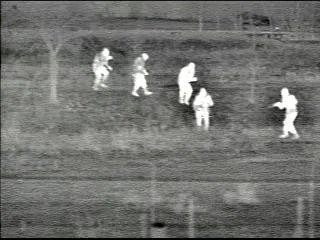
#> input picture data/samples/1.jpg, 320 x 240 px
$ python -i classical_detector.py   (imports and definitions only)
#> lines starting #> are read from the running program, lines starting #| are printed output that depends on the picture; after the words box and inside, x2 and y2 are one past the last pixel; in counts of white or black regions, pixels touching at a corner belong together
"""
Klasik görüntü işleme ile "insan olabilecek bölge" adaylarının tespiti.

Yapay zekâ / makine öğrenmesi / hazır eğitilmiş model KULLANILMAZ; ağdan model indirilmez.
Çıktı, insan olabilecek bölgelerdir; kesin "kişi" sınıflandırması DEĞİLDİR.

Kullanılan teknikler (hepsi klasik):
  1. Gürültü azaltma          : Non-local means + Gauss filtresi
  2. Yerel sıcaklık kontrastı : görüntü - büyük ölçekli arka plan (Gauss)
  3. Eşikleme                 : kontrast dağılımına göre uyarlamalı, çok seviyeli eşik
  4. Morfolojik işlemler      : açma (benek temizleme) + dikey kapama (gövde parçalarını birleştirme)
  5. Bağlı bileşen / kontur   : bölge istatistikleri
  6. Geometrik analiz         : yükseklik, en/boy oranı, doluluk, figür-zemin kontrastı
  7. Yan yana kişileri ayırma : dikey izdüşüm profili
  8. Parça birleştirme        : üst üste duran baş/gövde/bacak parçalarını tek adayda toplama
  9. Arayüz grafiği eleme     : renk skalası, metin ve simge gibi saf siyah+beyaz bölgeler

Bilinen sınırlar (bkz. README): hayvanlar, sıcak nesneler ve yoğun kalabalıklar ayırt edilemez;
parametreler az sayıda görüntüde ayarlanmıştır ve etiketli veriyle doğrulanmalıdır.
"""

from typing import Any, Dict, List, Tuple

import cv2
import numpy as np


# --------------------------------------------------------------------------
# Ayarlar
# --------------------------------------------------------------------------
PARAMS = {
    "denoise_h": 8,            # non-local means gücü
    "bg_sigma_ratio": 0.035,   # arka plan Gauss sigma'sı = bu oran * görüntü yüksekliği (+ min 8)
    "thresh_std_k": 0.9,       # eşik = k * kontrast std'si
    "thresh_min": 12.0,        # eşiğin alt sınırı
    "min_h_ratio": 0.05,       # kişi yüksekliği alt sınırı (görüntü yüksekliği oranı)
    "max_h_ratio": 0.85,       # kişi yüksekliği üst sınırı (yakın plan çekimler için geniş)
    "min_aspect": 1.3,         # yükseklik / genişlik alt sınırı
    "max_aspect": 4.2,
    "min_extent": 0.25,        # alan / kutu alanı alt sınırı
    "max_extent": 0.88,        # tam dikdörtgen (renk skalası, arayüz kutuları) insan değildir
    "min_area": 60,            # piksel
    "split_aspect": 1.8,       # bundan "tombul" kutular birden çok kişi olabilir -> ayırmayı dene
    "n_levels": 8,             # çok seviyeli eşikleme: kaç farklı eşik denenecek
    "level_span": 3.5,         # en yüksek eşik = en düşük eşik * bu çarpan
    "contain_thr": 0.6,        # küçük kutunun bu oranı büyük kutunun içindeyse tekrar sayılır
    "close_ratios": (0.04, 0.12),  # dikey kapama boyları (görüntü yüksekliği oranı)
    "height_ref": 0.17,        # skor: bu yükseklik oranında tam puan (parça/küçük kutuları geri plana atar)
    "w_aspect": 0.25, "w_extent": 0.10, "w_contrast": 0.20, "w_height": 0.20, "w_ring": 0.25,
    "min_score": 0.85,         # bu skorun altındaki adaylar insan sayılmaz
    "ring_ref": 35.0,          # figür-zemin parlaklık farkının tam puan aldığı değer
    "contrast_ref": 45.0,
    "border_strip": 0.06,      # üst/alt şerit: zaman damgası, simge gibi arayüz öğeleri
    "merge_xoverlap": 0.3,     # üst üste duran parçaların yatay örtüşme oranı
    "merge_gap": 0.4,          # parçalar arası dikey boşluk (yükseklik oranı)
    "merge_max_width": 1.6,    # birleşik kutu, en geniş parçanın bu katından geniş olamaz      # skor için: bölge içi ortalama kontrastın tam puan aldığı değer
}


class ClassicalPersonDetector:
    def __init__(self, params: Dict[str, float] = None):
        self.p = dict(PARAMS)
        if params:
            self.p.update(params)

    # ---------------- 1-3: ön işleme, kontrast, eşik ----------------
    def preprocess(self, gray: np.ndarray) -> np.ndarray:
        p = self.p
        d = cv2.fastNlMeansDenoising(gray, None, h=p["denoise_h"],
                                     templateWindowSize=5, searchWindowSize=15)
        return cv2.GaussianBlur(d, (3, 3), 0)

    def contrast_map(self, denoised: np.ndarray) -> np.ndarray:
        h = denoised.shape[0]
        sigma = max(8.0, self.p["bg_sigma_ratio"] * h)
        f = denoised.astype(np.float32)
        return f - cv2.GaussianBlur(f, (0, 0), sigma)

    def base_threshold(self, contrast: np.ndarray) -> float:
        return max(self.p["thresh_min"], self.p["thresh_std_k"] * float(np.std(contrast)))

    def binarize(self, contrast: np.ndarray, thr: float = None, close_ratio: float = None) -> np.ndarray:
        p = self.p
        if thr is None:
            thr = self.base_threshold(contrast)
        mask = (contrast > thr).astype(np.uint8) * 255

        # 4: morfoloji
        mask = cv2.morphologyEx(mask, cv2.MORPH_OPEN,
                                cv2.getStructuringElement(cv2.MORPH_ELLIPSE, (3, 3)))
        h = mask.shape[0]
        kh = max(9, int(h * (close_ratio or 0.04))) | 1   # dikey kapama: gövde/bacak parçalarını bağlar
        kw = max(3, int(h * 0.008)) | 1
        mask = cv2.morphologyEx(mask, cv2.MORPH_CLOSE,
                                cv2.getStructuringElement(cv2.MORPH_RECT, (kw, kh)))
        return mask

    # ---------------- 7: yan yana kişileri ayırma ----------------
    @staticmethod
    def _split_columns(mask_roi: np.ndarray, min_w: int) -> List[Tuple[int, int]]:
        """Dikey izdüşüm profilindeki çukurlardan keserek (x0, x1) aralıkları döndürür."""
        prof = (mask_roi > 0).sum(axis=0).astype(np.float32)
        prof = cv2.GaussianBlur(prof.reshape(1, -1), (0, 0), max(1.0, len(prof) * 0.04)).ravel()
        if prof.max() <= 0:
            return [(0, len(prof))]

        cuts = []
        for x in range(min_w, len(prof) - min_w):
            if prof[x] <= prof[x - 1] and prof[x] < prof[x + 1] and prof[x] < 0.55 * prof.max():
                # iki yanında da belirgin tepe olmalı
                left, right = prof[:x].max(), prof[x + 1:].max()
                if left > 1.6 * prof[x] and right > 1.6 * prof[x]:
                    cuts.append(x)
        bounds = [0] + cuts + [len(prof)]
        segs = [(a, b) for a, b in zip(bounds[:-1], bounds[1:]) if b - a >= min_w]
        return segs or [(0, len(prof))]

    # ---------------- 5-6: bileşenler ve geometrik analiz ----------------
    def detect(self, gray: np.ndarray) -> List[Dict[str, Any]]:
        """8-bit tek kanallı (uint8, 2B) görüntüde aday bölgeleri döndürür."""
        if gray.ndim != 2 or gray.dtype != np.uint8:
            raise ValueError("ClassicalPersonDetector.detect() 8-bit tek kanallı görüntü bekler")
        H, W = gray.shape
        den = self.preprocess(gray)
        contrast = self.contrast_map(den)
        t0 = self.base_threshold(contrast)
        self._den = den.astype(np.float32)
        self._gray = gray

        candidates: List[Dict[str, Any]] = []
        for thr in np.linspace(t0, t0 * self.p["level_span"], int(self.p["n_levels"])):
            for cr in self.p["close_ratios"]:
                mask = self.binarize(contrast, float(thr), cr)
                candidates += self._filter_components(mask, contrast, H, W)

        return self._merge_stacked(self._select(candidates), H)

    def _filter_components(self, mask, contrast, H, W) -> List[Dict[str, Any]]:
        p = self.p
        n, labels, stats, _ = cv2.connectedComponentsWithStats(mask, connectivity=8)
        boxes: List[Dict[str, Any]] = []

        for i in range(1, n):
            x, y, w, h, area = stats[i]
            if area < p["min_area"]:
                continue
            blob = (labels[y:y + h, x:x + w] == i).astype(np.uint8) * 255

            # Tombul (geniş) bölge: yan yana kişiler olabilir -> ayır
            parts = [(0, w)]
            if h / max(w, 1) < p["split_aspect"] and w > 0.25 * h:
                parts = self._split_columns(blob, min_w=max(6, int(0.18 * h)))

            for x0, x1 in parts:
                sub = blob[:, x0:x1]
                ys, xs = np.nonzero(sub)
                if len(ys) < p["min_area"]:
                    continue
                by0, by1 = ys.min(), ys.max() + 1
                bx0, bx1 = xs.min(), xs.max() + 1
                bw, bh = bx1 - bx0, by1 - by0
                gx, gy = x + x0 + bx0, y + by0
                box = self._score_box(sub[by0:by1, bx0:bx1], contrast[gy:gy + bh, gx:gx + bw],
                                      gx, gy, bw, bh, H, W)
                if box:
                    boxes.append(box)
        return boxes

    def _select(self, cands):
        """Aynı kişiyi temsil eden iç içe/çakışan adaylardan en iyi skorluyu seç."""
        cands = sorted((b for b in cands if b["score"] >= self.p["min_score"]),
                       key=lambda b: b["score"], reverse=True)
        kept = []
        for b in cands:
            if all(self._iou(b, k) < 0.3 and self._contained(b, k) < self.p["contain_thr"]
                   and self._contained(k, b) < self.p["contain_thr"] for k in kept):
                kept.append(b)
        return kept

    # ---------------- parçalanmış kişileri birleştirme ----------------
    def _merge_stacked(self, boxes, H):
        """Üst üste duran parçaları (baş-gövde / gövde-bacak) tek kişide birleştirir."""
        p = self.p
        boxes = [dict(b) for b in boxes]
        changed = True
        while changed:
            changed = False
            for i in range(len(boxes)):
                for j in range(i + 1, len(boxes)):
                    a, b = boxes[i], boxes[j]
                    ox = min(a["x"] + a["w"], b["x"] + b["w"]) - max(a["x"], b["x"])
                    if ox / float(min(a["w"], b["w"])) < p["merge_xoverlap"]:
                        continue
                    gap = max(a["y"], b["y"]) - min(a["y"] + a["h"], b["y"] + b["h"])
                    if gap > p["merge_gap"] * max(a["h"], b["h"]):
                        continue
                    x0, y0 = min(a["x"], b["x"]), min(a["y"], b["y"])
                    x1 = max(a["x"] + a["w"], b["x"] + b["w"])
                    y1 = max(a["y"] + a["h"], b["y"] + b["h"])
                    w, h = x1 - x0, y1 - y0
                    if w > p["merge_max_width"] * max(a["w"], b["w"]):
                        continue
                    if not (p["min_aspect"] <= h / float(w) <= p["max_aspect"]) or h > p["max_h_ratio"] * H:
                        continue
                    boxes[i] = {"x": int(x0), "y": int(y0), "w": int(w), "h": int(h),
                                "score": max(a["score"], b["score"])}
                    del boxes[j]
                    changed = True
                    break
                if changed:
                    break
        return sorted(boxes, key=lambda b: b["score"], reverse=True)

    @staticmethod
    def _contained(a, b) -> float:
        """a'nın alanının ne kadarı b'nin içinde."""
        iw = min(a["x"] + a["w"], b["x"] + b["w"]) - max(a["x"], b["x"])
        ih = min(a["y"] + a["h"], b["y"] + b["h"]) - max(a["y"], b["y"])
        if iw <= 0 or ih <= 0:
            return 0.0
        return iw * ih / float(a["w"] * a["h"])

    def _score_box(self, sub, crop_contrast, x, y, w, h, H, W):
        p = self.p
        if h < p["min_h_ratio"] * H or h > p["max_h_ratio"] * H:
            return None
        if y <= 1 or w < 8:          # üst kenara değen şeritler: direk/bina/ağaç
            return None
        strip = p["border_strip"] * H
        if y + h <= strip or y >= H - strip:   # yalnızca üst/alt şeritte: arayüz öğesi
            return None
        box = self._gray[y:y + h, x:x + w]
        if (box <= 3).mean() > 0.15 and (box >= 250).mean() > 0.02:
            return None   # saf siyah + saf beyaz: renk skalası / metin / simge gibi arayüz grafiği
        aspect = h / max(w, 1)
        if not (p["min_aspect"] <= aspect <= p["max_aspect"]):
            return None
        extent = float((sub > 0).sum()) / (w * h)
        if not (p["min_extent"] <= extent <= p["max_extent"]):
            return None

        # Geometri skoru (0-1): en/boy oranı insana yakın mı, doluluk uygun mu
        aspect_score = max(0.0, 1.0 - abs(aspect - 2.6) / 2.6)
        extent_score = max(0.0, 1.0 - abs(extent - 0.55) / 0.55)
        inside = crop_contrast[sub > 0]
        contrast_score = float(min(1.0, max(0.0, inside.mean() / p["contrast_ref"]))) if inside.size else 0.0
        height_score = min(1.0, h / (p["height_ref"] * H))

        # Figür-zemin: kutu içi parlaklık - çevre halkası parlaklığı
        den = self._den
        px, py = max(6, int(0.35 * w)), max(4, int(0.08 * h))
        X0, X1, Y0, Y1 = max(0, x - px), min(W, x + w + px), max(0, y - py), min(H, y + h + py)
        region = den[Y0:Y1, X0:X1]
        ring = np.ones(region.shape, bool)
        ring[y - Y0:y - Y0 + h, x - X0:x - X0 + w] = False
        inner = den[y:y + h, x:x + w][sub > 0]
        ring_score = 0.0
        if inner.size and ring.any():
            ring_score = float(min(1.0, max(0.0, (inner.mean() - region[ring].mean()) / p["ring_ref"])))

        score = round(p["w_aspect"] * aspect_score + p["w_extent"] * extent_score
                      + p["w_contrast"] * contrast_score + p["w_height"] * height_score
                      + p["w_ring"] * ring_score, 3)
        return {"x": int(x), "y": int(y), "w": int(w), "h": int(h), "score": float(score)}

    @staticmethod
    def _iou(a, b) -> float:
        ax2, ay2, bx2, by2 = a["x"] + a["w"], a["y"] + a["h"], b["x"] + b["w"], b["y"] + b["h"]
        iw = min(ax2, bx2) - max(a["x"], b["x"])
        ih = min(ay2, by2) - max(a["y"], b["y"])
        if iw <= 0 or ih <= 0:
            return 0.0
        inter = iw * ih
        return inter / float(a["w"] * a["h"] + b["w"] * b["h"] - inter)

>>> import cv2
>>> picture = cv2.imread('../../../data/samples/1.jpg', cv2.IMREAD_GRAYSCALE)
>>> result = ClassicalPersonDetector().detect(picture)
#> in preprocess, `return cv2.GaussianBlur(d, (3, 3), 0)`:
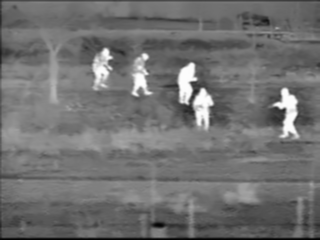
#> returned value: shape (240, 320); min 1, max 253, mean 112.5
#> in contrast_map, `return f - cv2.GaussianBlur(f, (0, 0), sigma)`:
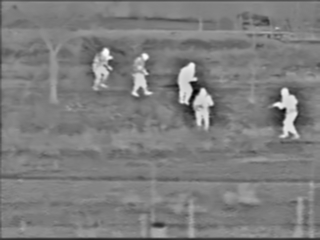
#> returned value: shape (240, 320) float32; min -122.7, max 125.9, mean -0.3; drawn with min black and max white
#> in detect, `t0 = self.base_threshold(contrast)`: t0 = 18.54
#> the loop in detect, `for thr in np.linspace(t0, t0 * self.p["level_span"], int(self.p["n_le..` made 8 passes
#> pass 1, in binarize, `mask = (contrast > thr).astype(np.uint8) * 255`:
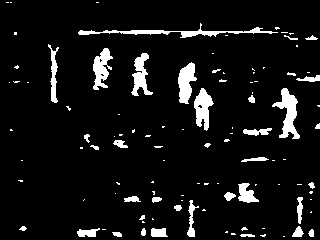
#> mask: shape (240, 320); 7.5% white; 106 white regions (69 under 20 px), largest, box (x1, y1, x2, y2) and area: (78, 23, 278, 38) 660, (272, 88, 300, 139) 620, (178, 62, 197, 104) 494
#> pass 1, in binarize, `mask = cv2.morphologyEx(mask, cv2.MORPH_OPEN, cv2.getStructuringElemen..`:
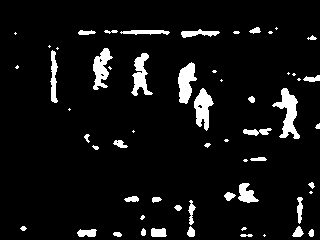
#> mask: shape (240, 320); 6.7% white; 59 white regions (21 under 20 px), largest, box (x1, y1, x2, y2) and area: (272, 88, 300, 139) 614, (178, 62, 197, 104) 492, (194, 88, 214, 131) 481
#> pass 1, in binarize, `mask = cv2.morphologyEx(mask, cv2.MORPH_CLOSE, cv2.getStructuringEleme..`:
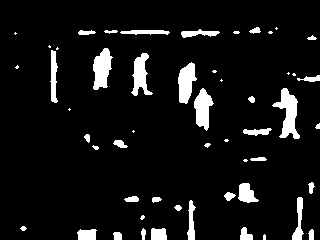
#> mask: shape (240, 320); 7.6% white; 53 white regions (17 under 20 px), largest, box (x1, y1, x2, y2) and area: (272, 88, 300, 139) 663, (93, 48, 113, 90) 555, (178, 62, 197, 104) 516
#> pass 1, in _filter_components, `n, labels, stats, _ = cv2.connectedComponentsWithStats(mask, connectiv..`:
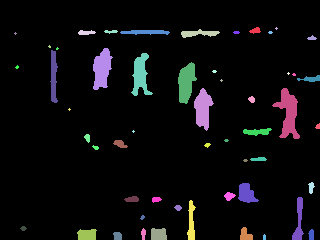
#> labels: shape (240, 320) int32; 54 distinct labels, from 0 to 53; one colour per label, 0 black
#> after the loop in detect, `for thr in np.linspace(t0, t0 * self.p["level_span"], int(self.p["n_le..`:
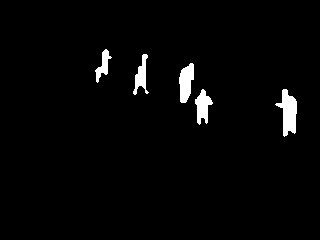
#> mask: shape (240, 320); 2.5% white; 5 white regions, box (x1, y1, x2, y2) and area: (275, 89, 297, 137) 575, (179, 63, 194, 103) 423, (195, 89, 213, 125) 359, (133, 54, 149, 95) 300, (95, 49, 112, 83) 231
#> the loop in _select, `for b in cands:` made 70 passes
#> b on passes 1 to 8: {'x': 133, 'y': 54, 'w': 16, 'h': 41, 'score': 0.98}, {'x': 179, 'y': 63, 'w': 16, 'h': 41, 'score': 0.973}, {'x': 179, 'y': 63, 'w': 16, 'h': 41, 'score': 0.967}, {'x': 132, 'y': 53, 'w': 19, 'h': 43, 'score': 0.965}, {'x': 179, 'y': 63, 'w': 17, 'h': 41, 'score': 0.963}, {'x': 132, 'y': 54, 'w': 18, 'h': 42, 'score': 0.962}, {'x': 179, 'y': 63, 'w': 15, 'h': 40, 'score': 0.962}, {'x': 179, 'y': 63, 'w': 15, 'h': 40, 'score': 0.961}

$ run again, on data/samples/6.jpg
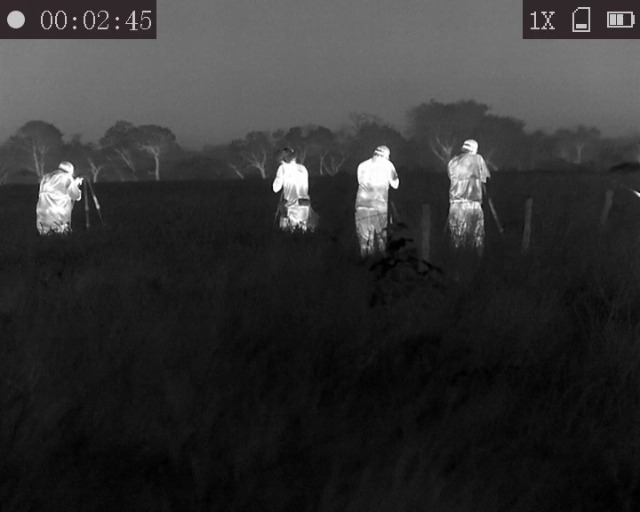
#> input picture data/samples/6.jpg, 640 x 512 px
#> in contrast_map, `return f - cv2.GaussianBlur(f, (0, 0), sigma)`:
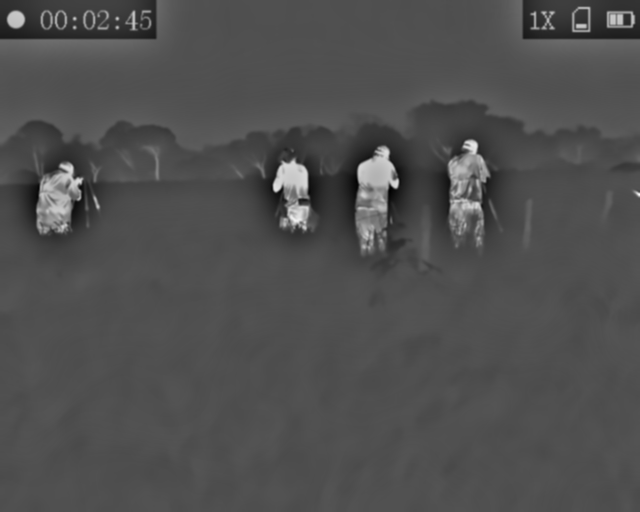
#> returned value: shape (512, 640) float32; min -80.87, max 177.4, mean 0; drawn with min black and max white
#> t0 = 16.34
#> the loop in detect, `for thr in np.linspace(t0, t0 * self.p["level_span"], int(self.p["n_le..` made 8 passes
#> after the loop in detect, `for thr in np.linspace(t0, t0 * self.p["level_span"], int(self.p["n_le..`:
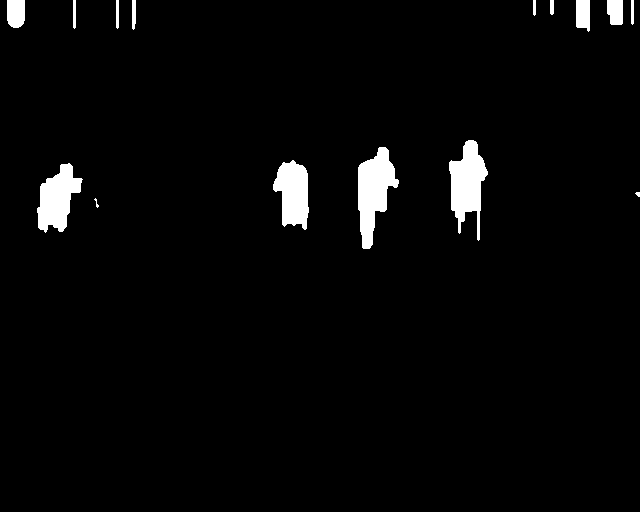
#> mask: shape (512, 640); 3% white; 15 white regions (2 under 20 px), largest, box (x1, y1, x2, y2) and area: (358, 147, 399, 249) 2324, (449, 140, 488, 241) 2165, (37, 163, 83, 233) 1879
#> the loop in _select, `for b in cands:` made 50 passes
#> b on passes 1 to 7: {'x': 449, 'y': 140, 'w': 39, 'h': 101, 'score': 0.999}, {'x': 449, 'y': 140, 'w': 40, 'h': 101, 'score': 0.99}, {'x': 358, 'y': 147, 'w': 41, 'h': 102, 'score': 0.989}, {'x': 358, 'y': 147, 'w': 41, 'h': 102, 'score': 0.988}, {'x': 448, 'y': 139, 'w': 42, 'h': 108, 'score': 0.987}, {'x': 448, 'y': 140, 'w': 41, 'h': 105, 'score': 0.986}, {'x': 449, 'y': 140, 'w': 40, 'h': 101, 'score': 0.985}

$ run again, on data/samples/10.jpeg
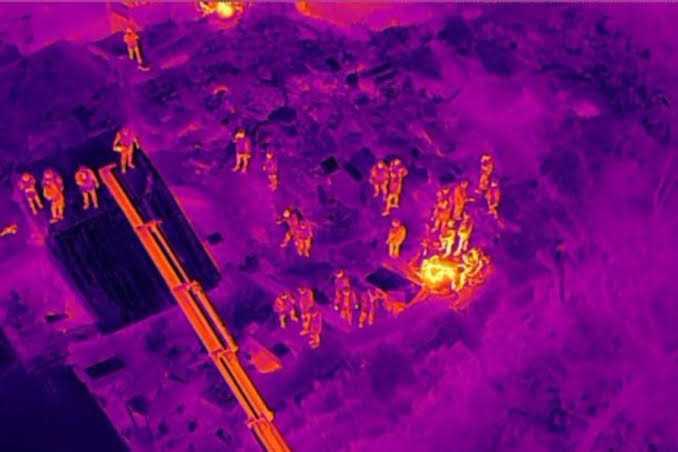
#> input picture data/samples/10.jpeg, 678 x 452 px
#> in contrast_map, `return f - cv2.GaussianBlur(f, (0, 0), sigma)`:
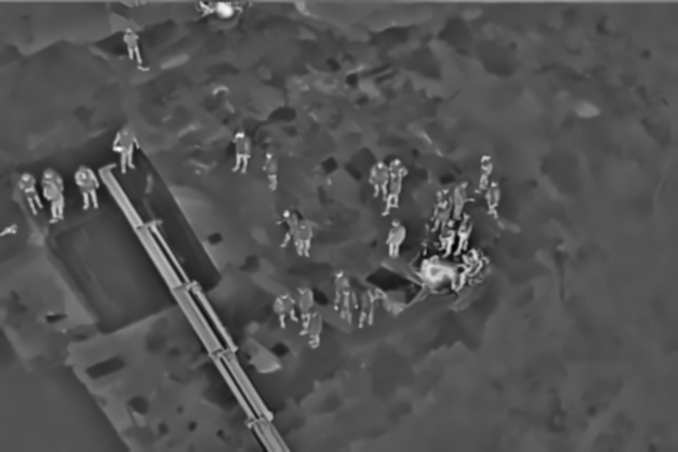
#> returned value: shape (452, 678) float32; min -64.08, max 132.5, mean 0; drawn with min black and max white
#> t0 = 13.11
#> the loop in detect, `for thr in np.linspace(t0, t0 * self.p["level_span"], int(self.p["n_le..` made 8 passes
#> after the loop in detect, `for thr in np.linspace(t0, t0 * self.p["level_span"], int(self.p["n_le..`:
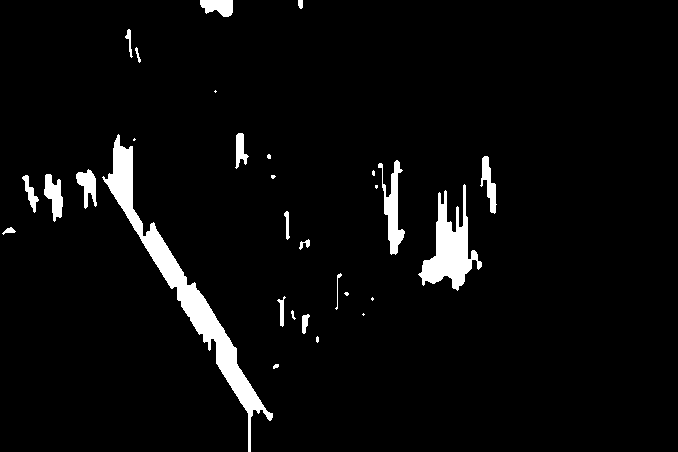
#> mask: shape (452, 678); 4.2% white; 30 white regions (10 under 20 px), largest, box (x1, y1, x2, y2) and area: (102, 134, 273, 452) 5997, (418, 184, 482, 291) 2755, (378, 160, 405, 255) 1018
#> the loop in _select, `for b in cands:` made 34 passes
#> b on passes 1 to 8: {'x': 456, 'y': 216, 'w': 26, 'h': 70, 'score': 0.927}, {'x': 370, 'y': 160, 'w': 37, 'h': 97, 'score': 0.926}, {'x': 369, 'y': 159, 'w': 38, 'h': 99, 'score': 0.925}, {'x': 370, 'y': 159, 'w': 37, 'h': 98, 'score': 0.924}, {'x': 372, 'y': 160, 'w': 35, 'h': 96, 'score': 0.923}, {'x': 44, 'y': 173, 'w': 19, 'h': 50, 'score': 0.922}, {'x': 44, 'y': 173, 'w': 19, 'h': 50, 'score': 0.915}, {'x': 44, 'y': 173, 'w': 19, 'h': 50, 'score': 0.914}
